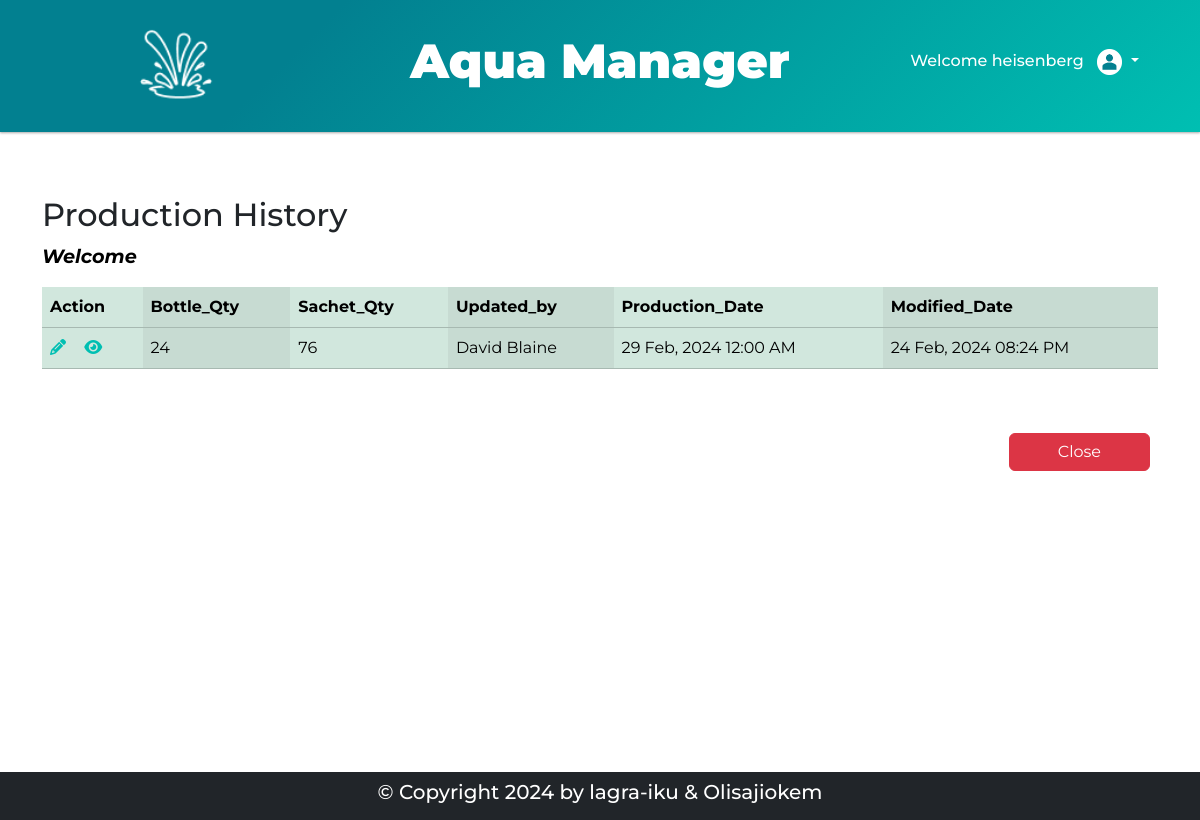
Screenshot of /production_content (signed in) with the database file from the repository.
### models.py (models this page shows, shortened)
class Production_records(db.Model):
    id = db.Column(db.Integer, primary_key=True, autoincrement=True)
    bottle_qty = db.Column(db.Integer)
    sachet_qty = db.Column(db.Integer)
    factory_worker = db.Column(db.String(255), nullable=False)
    production_date = db.Column(db.Date)
    created_date = db.Column(db.DateTime, default=datetime.utcnow)
    modified_date = db.Column(db.DateTime, default=datetime.utcnow, onupdate=datetime.utcnow)

### routes.py (the view)
@main_bp.route('/production_content', methods=['GET', 'POST'])
def production_content():
    username = session.get("username")
    if username == None:
        flash("Please login to access this page", "warning")
        return redirect (url_for("main.login"))
    else:
        prod_records = Production_records.query.order_by(desc(Production_records.modified_date)).all()
        return render_template('admin/production_content.html', x=prod_records, username=username)

### templates/admin/production_content.html (shortened to what this page needs)
{% extends 'index.html' %}
{% block content %}
    <div class="container">
        <div class="row my-5">
            <h2 class="">Production History</h2>
            <P style="color: black; font-style: italic; font-size: larger;"><span class="fw-bolder">Welcome {{ fullname }}</span></P>
            <div class="table-responsive">
                <table class="table table-success table-striped-columns">
                    <thead>
                        <tr>
                            <th scope="col-sm-1">Action</th>
                            <th scope="col-sm-1">Bottle_Qty</th>
                            <th scope="col-sm-1">Sachet_Qty</th>
                            <th scope="col-sm-2">Updated_by</th>
                            <th scope="col-sm-2">Production_Date</th>
                            <th scope="col-sm-2">Modified_Date</th>
                        </tr>
                        </thead>
                        <tbody>
                        {% for item in x %}
                        <tr>
                            <th scope="row">
                            <a class="" href="{{ url_for('main.edit_production', id=item.id ) }}"><i class="fa-solid fa-pencil txt-teal"></i></a>&nbsp; &nbsp;
                            <a class="" href="{{ url_for('main.display_production', id=item.id) }}"><i class="fa-solid fa-eye txt-teal"></i></a>
                            </th>
                            <td>{{ item.bottle_qty }}</td>
                            <td>{{ item.sachet_qty }}</td>
                            <td>{{ item.factory_worker }}</td>
                            <td>{{ item.production_date.strftime('%d %b, %Y %I:%M %p') }}</td>
                            <td>{{ item.modified_date.strftime('%d %b, %Y %I:%M %p') }}</td>
                        </tr>
                        {% endfor %}
                        </tbody>
                </table>
                </div>
        </div>
            <div class="d-flex flex-row-reverse my-5">
                <a class="btn btn-danger mx-2 px-5" href="{{ url_for('main.admin') }}" role="button">Close</a>
            </div>
    </div>
{% endblock %}

### static/styles/style.css (style rules this page uses)
:root { --pricolor: #00bfb2; --seccolor: #00616e; }
.txt-teal { color: var(--pricolor); }
body { font-family: "Montserrat", Verdana, Geneva, Tahoma, sans-serif; }

### rows the page displays
Production_records: bottle_qty "24", sachet_qty "76", factory_worker "David Blaine", production_date "29 Feb, 2024 12:00 AM", modified_date "24 Feb, 2024 08:24 PM"

### other values shown
{{ username }} "heisenberg"
